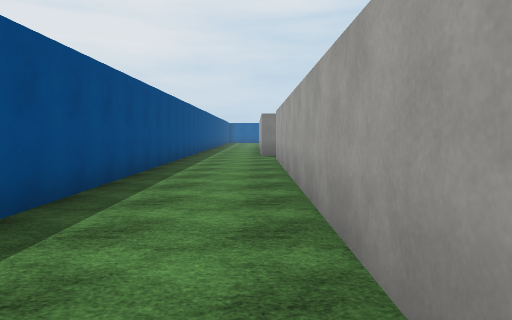
view 1 (above)

24 first-person views from a walk through a 3-D level made in the Unity game engine. The camera is 1.5 m above the floor, tilts 4° down and sees 70° across. The floor is counted in squares, 2 m on a side. Each view is taken from the middle of a square. On the plan, view 1 faces up. The plan holds only what a view shows up to about 11 squares ahead; the rest is blank. The place goes on beyond the plan. The player is left out. Surface patterns are stand-ins for the level's own textures.

view 2
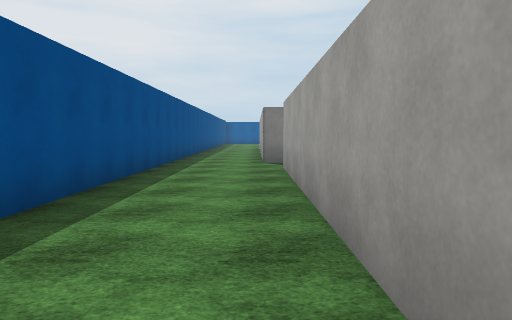

view 3
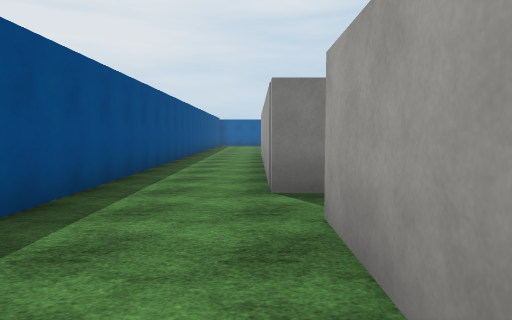

view 4
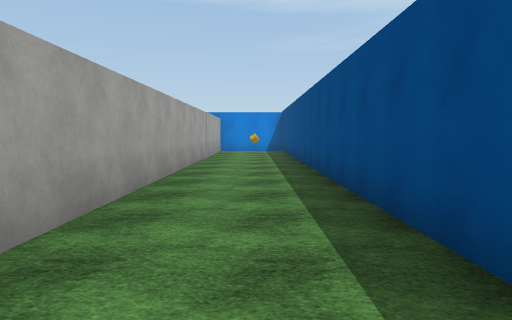

view 5
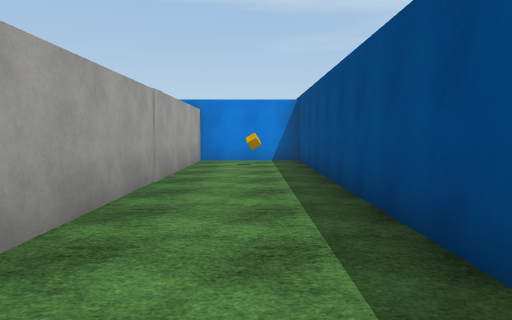

view 6
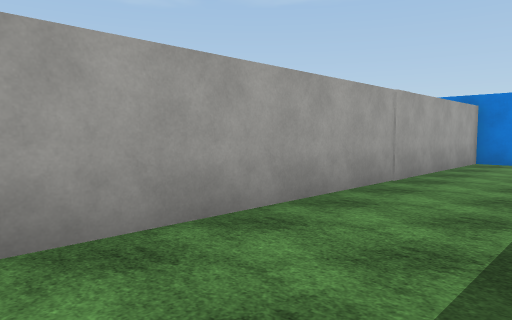

view 7
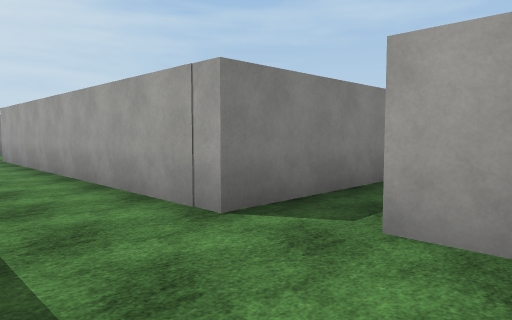

view 8
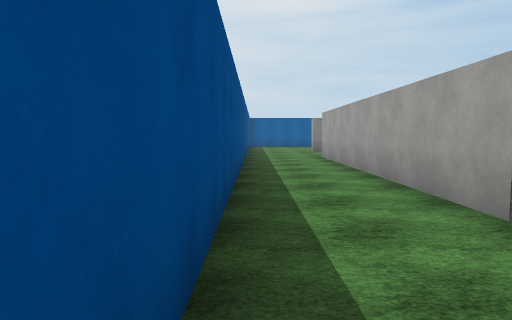

view 9
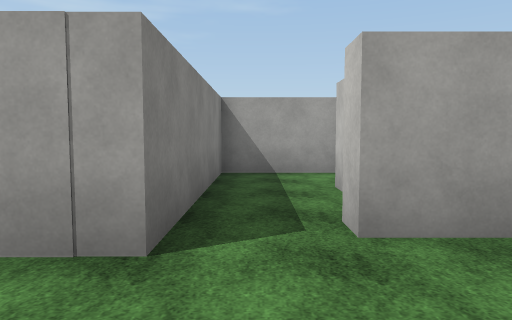

view 10
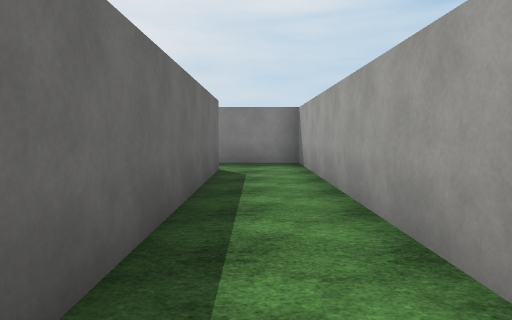

view 11
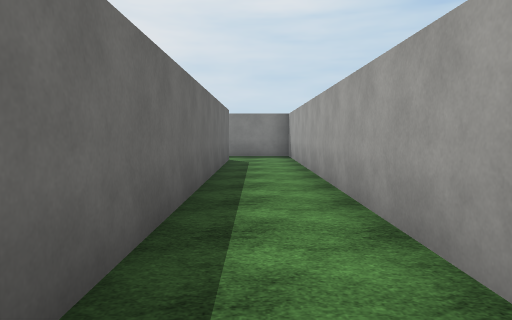

view 12
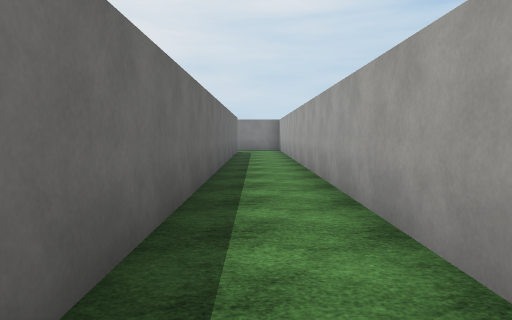

view 13
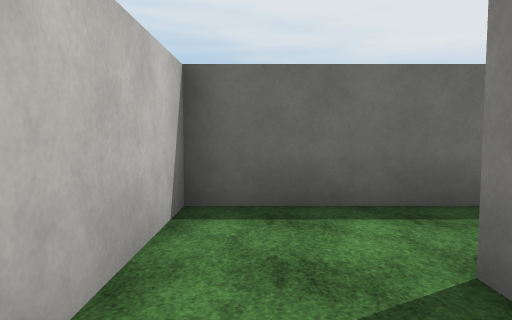

view 14
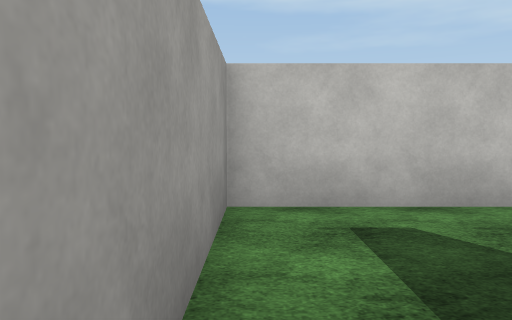

view 15
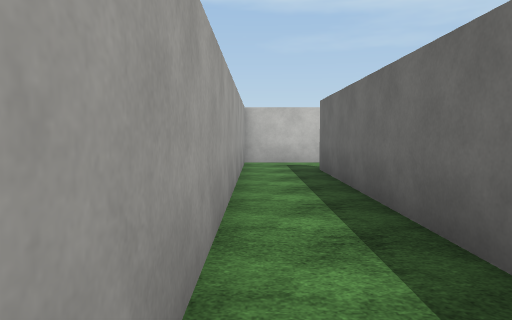

view 16
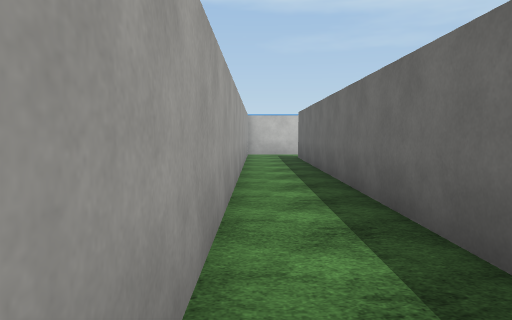

view 17
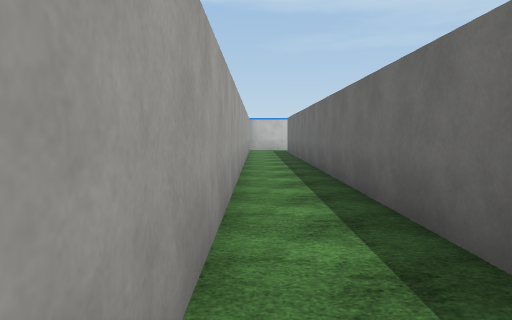

view 18
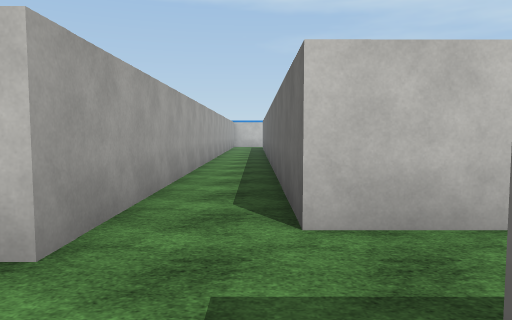

view 19
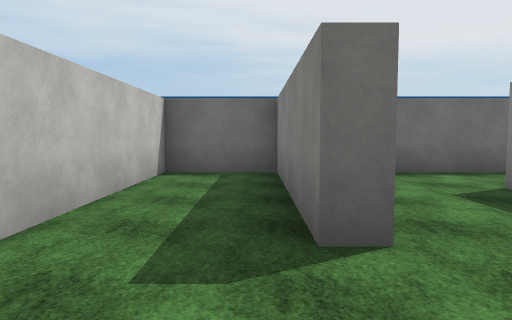

view 20
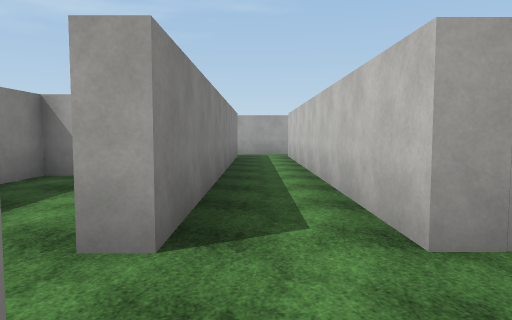

view 21
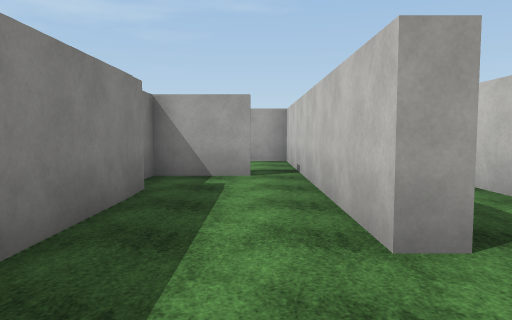

view 22
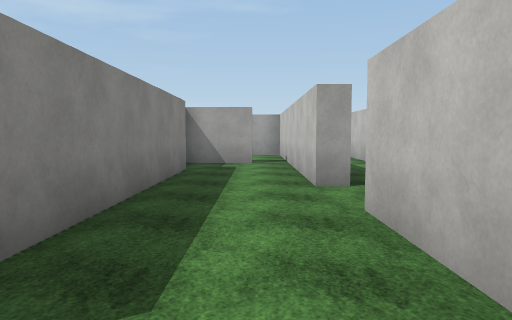

view 23
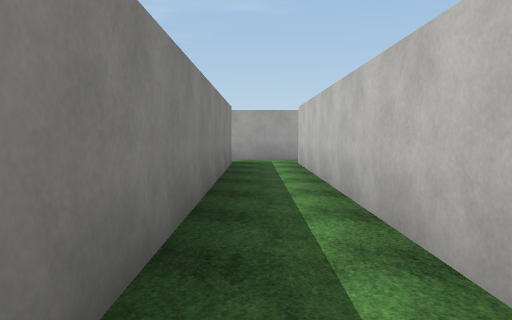

view 24
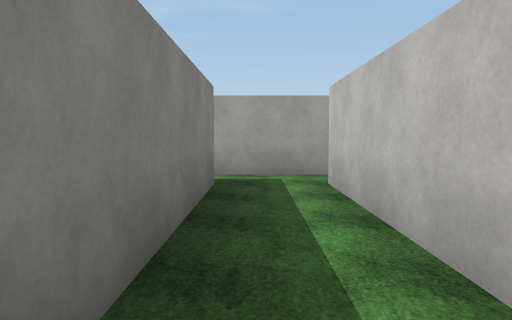

### Floor plan
Ten units are one square. View 1 is at (0, 0); x grows to the right and y downward. Boxes are objects, and circles mark ways between rooms. Rooms are numbered by the first view taken in them; rooms with no view inside come last. Other rooms are left out.
<svg viewBox="-28 -200 221 310">
<path fill="none" stroke="#000" d="M14 -127 2 -127 2 -195M-23 -191 -22 105 6 105 6 -113 11 -113M51 35 51 -127 34 -127M32 -109 32 58 73 58M73 -156 73 -161M56 -159 56 -154 7 -154 7 -132 56 -132 56 39M73 58 73 -139M176 -156 73 -156M188 -145 188 -159M73 -139 176 -139M73 -161 121 -161M35 -159 56 -159M100 -185 29 -185M7 -195 7 -178M116 -170 116 -189 105 -189"/>
<rect x="-15" y="85" width="10" height="10" fill="#bbb"><title>cube</title></rect>
<circle cx="60" cy="45" r="3" fill="#2a7"/>
<circle cx="70" cy="-150" r="3" fill="#2a7"/>
<circle cx="65" cy="-160" r="3" fill="#2a7"/>
<text x="-10" y="-50">1</text>
<text x="50" y="-30">2</text>
<text x="70" y="-90">3</text>
<text x="140" y="-150">4</text>
<text x="60" y="-180">5</text>
</svg>
Room 2 opens to room 3. Room 3 opens to room 4. Room 3 opens to room 5.

Where each view was taken, in squares from view 1:
view 1: 0 up, 0 right, facing up
view 2: 3 up, 0 right, facing up
view 3: 8 up, 0 right, facing up
view 4: 6 up, 1 left, facing down
view 5: 0 up, 1 left, facing down
view 6: 0 up, 2 left, facing down-right
view 7: 10 up, 2 left, facing up-right
view 8: 10 up, 2 left, facing up
view 9: 12 up, 2 left, facing right
view 10: 3 up, 4 right, facing up
view 11: 0 up, 4 right, facing up
view 12: 5 down, 4 right, facing up
view 13: 5 down, 7 right, facing left
view 14: 2 down, 7 right, facing down
view 15: 4 up, 7 right, facing down
view 16: 8 up, 7 right, facing down
view 17: 12 up, 7 right, facing down
view 18: 16 up, 6 right, facing down
view 19: 15 up, 8 right, facing left
view 20: 15 up, 5 right, facing right
view 21: 17 up, 5 right, facing right
view 22: 17 up, 2 right, facing right
view 23: 15 up, 8 right, facing right
view 24: 15 up, 12 right, facing right
